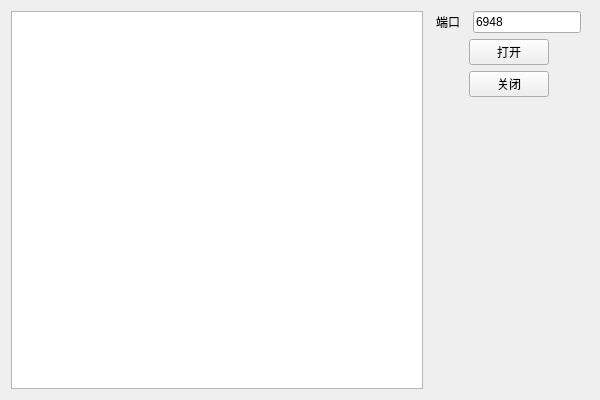
<?xml version="1.0" encoding="UTF-8"?>
<ui version="4.0">
 <class>Widget</class>
 <widget class="QWidget" name="Widget">
  <property name="geometry">
   <rect>
    <x>0</x>
    <y>0</y>
    <width>600</width>
    <height>400</height>
   </rect>
  </property>
  <property name="windowTitle">
   <string>EasyTcp - Server</string>
  </property>
  <layout class="QHBoxLayout" name="horizontalLayout_4">
   <item>
    <widget class="QTextEdit" name="txtedtMsg">
     <property name="readOnly">
      <bool>true</bool>
     </property>
    </widget>
   </item>
   <item>
    <layout class="QVBoxLayout" name="verticalLayout">
     <item>
      <layout class="QHBoxLayout" name="horizontalLayout_3">
       <item>
        <widget class="QLabel" name="label_2">
         <property name="sizePolicy">
          <sizepolicy hsizetype="Fixed" vsizetype="Preferred">
           <horstretch>0</horstretch>
           <verstretch>0</verstretch>
          </sizepolicy>
         </property>
         <property name="text">
          <string>端口</string>
         </property>
        </widget>
       </item>
       <item>
        <widget class="QLineEdit" name="ledtPort">
         <property name="sizePolicy">
          <sizepolicy hsizetype="Fixed" vsizetype="Fixed">
           <horstretch>0</horstretch>
           <verstretch>0</verstretch>
          </sizepolicy>
         </property>
         <property name="text">
          <string>6948</string>
         </property>
        </widget>
       </item>
      </layout>
     </item>
     <item>
      <layout class="QHBoxLayout" name="horizontalLayout_2">
       <item>
        <spacer name="horizontalSpacer">
         <property name="orientation">
          <enum>Qt::Horizontal</enum>
         </property>
         <property name="sizeType">
          <enum>QSizePolicy::Fixed</enum>
         </property>
         <property name="sizeHint" stdset="0">
          <size>
           <width>40</width>
           <height>20</height>
          </size>
         </property>
        </spacer>
       </item>
       <item>
        <widget class="QPushButton" name="btnOpen">
         <property name="sizePolicy">
          <sizepolicy hsizetype="Fixed" vsizetype="Fixed">
           <horstretch>0</horstretch>
           <verstretch>0</verstretch>
          </sizepolicy>
         </property>
         <property name="text">
          <string>打开</string>
         </property>
        </widget>
       </item>
       <item>
        <spacer name="horizontalSpacer_2">
         <property name="orientation">
          <enum>Qt::Horizontal</enum>
         </property>
         <property name="sizeType">
          <enum>QSizePolicy::Fixed</enum>
         </property>
         <property name="sizeHint" stdset="0">
          <size>
           <width>40</width>
           <height>20</height>
          </size>
         </property>
        </spacer>
       </item>
      </layout>
     </item>
     <item>
      <layout class="QHBoxLayout" name="horizontalLayout">
       <item>
        <spacer name="horizontalSpacer_3">
         <property name="orientation">
          <enum>Qt::Horizontal</enum>
         </property>
         <property name="sizeType">
          <enum>QSizePolicy::Fixed</enum>
         </property>
         <property name="sizeHint" stdset="0">
          <size>
           <width>40</width>
           <height>20</height>
          </size>
         </property>
        </spacer>
       </item>
       <item>
        <widget class="QPushButton" name="btnClose">
         <property name="sizePolicy">
          <sizepolicy hsizetype="Fixed" vsizetype="Fixed">
           <horstretch>0</horstretch>
           <verstretch>0</verstretch>
          </sizepolicy>
         </property>
         <property name="text">
          <string>关闭</string>
         </property>
        </widget>
       </item>
       <item>
        <spacer name="horizontalSpacer_4">
         <property name="orientation">
          <enum>Qt::Horizontal</enum>
         </property>
         <property name="sizeType">
          <enum>QSizePolicy::Fixed</enum>
         </property>
         <property name="sizeHint" stdset="0">
          <size>
           <width>40</width>
           <height>20</height>
          </size>
         </property>
        </spacer>
       </item>
      </layout>
     </item>
     <item>
      <spacer name="verticalSpacer">
       <property name="orientation">
        <enum>Qt::Vertical</enum>
       </property>
       <property name="sizeHint" stdset="0">
        <size>
         <width>20</width>
         <height>40</height>
        </size>
       </property>
      </spacer>
     </item>
    </layout>
   </item>
  </layout>
 </widget>
 <layoutdefault spacing="6" margin="11"/>
 <resources/>
 <connections/>
</ui>
